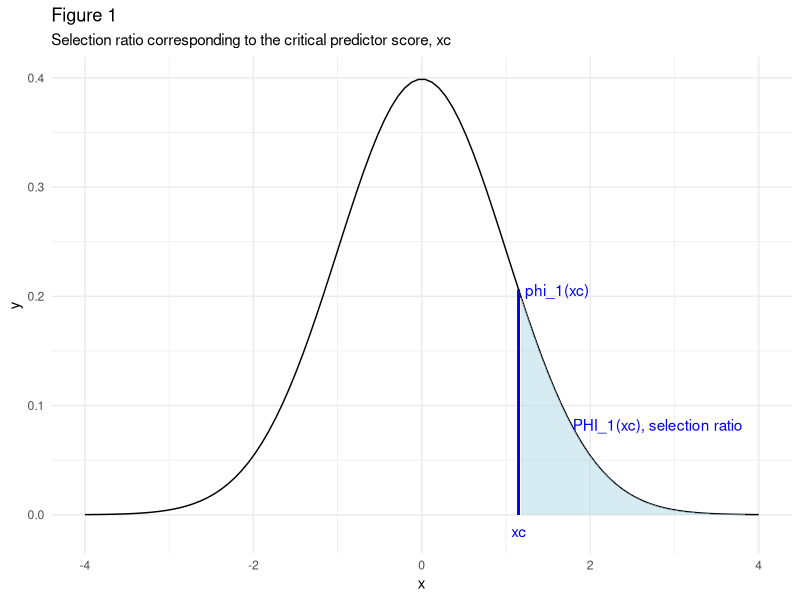

Write the R code that produced this figure.
#### De Corte 1994 ####

# load packages
library(dplyr)
library(ggplot2)

#### Inputs ####
N <- 17         #number of hires
n <- 136        #size of applicant pool  
mu_s <- 22500   #average service cost
Time <- 11      #average number of time periods on the job for the successful selectees
S_p <- 0.853    #Success ratio of the predictor
mu_y <- 25000   #average payoff of job performance (one time period) in the applicant population
C_t <- 10000    #training cost per hire
C_p <- 200      #cost per candidate of using the predictor
C_s <- 1000     #separation cost per unsuccessful employee
rho_yR <- 0.85  #Correlation between money-valued payoff ( Y ) and observed rated performance (R)
sigma_y <- 7000 #SD
rho <- 0.35     #Predictor validity (predictor-observed performance, r)
C_r_N0 <- 100   #Recruit cost per random selection
C_r_n <- 400   #Recruit cost per predictor selection

# Solve for x_c using the inverse CDF (quantile function)
x_c <- abs(qnorm(N/n))

# Solve for r_c using inputs
r_c <- (mu_s - mu_y)/(rho_yR*sigma_y)

#### Calculate the average performance payoff predictor and randomly selected workforce ####

# Setup phi.1 function
phi.1 <- function(x) {
  result <- (1/sqrt(2 * pi) * exp(-(x^2) / 2))
  return(result)
}

# Create a data frame to map x values to y values
x_values.1 <- seq(-4, 4, length.out = 100)
data.1 <- data.frame(x = x_values.1, y = phi.1(x_values.1))
x_end.1 <- phi.1(x_c)

# Create the plot
plot.1 <- ggplot(data.1, aes(x = x, y = y)) +
  geom_line() +
  geom_segment(aes(xend = x_c, yend = phi.1(x_c)), x = x_c, y = 0, color = "blue") +
  annotate("text", x = x_end.1 + 1.4, y = phi.1(x_c), label = "phi_1(xc)", color = "blue") +
  annotate("text", x = x_c, y = -.015, label = "xc", color = "blue") +
  annotate("text", x = x_c + 1.65, y = phi.1(x_c)/2.5, label = "PHI_1(xc), selection ratio", color = "blue") +
  geom_ribbon(data = subset(data.1, x > x_c), aes(ymax = y, ymin = 0), fill = "lightblue", alpha = 0.5) +
  labs(x = "x", y = "y", title = "Figure 1", subtitle = "Selection ratio corresponding to the critical predictor score, xc") +
  theme_minimal()

# Print the plot
print(plot.1)

# Define PHI.1 and PHI.2 (density of univatiate std norm dist)
PHI.1.1 <- 1 - pnorm((x_c - rho*r_c)/sqrt(1-rho^2))
PHI.1.2 <- 1 - pnorm((r_c - rho*x_c)/sqrt(1-rho^2))

# Setup PHI.2(X,R)
library(pracma)
library(mvtnorm)

# Correlation matrix
sigma <- matrix(c(1, rho, rho, 1), nrow = 2)

# Define lower and upper bounds
lower <- c(-.42, 1.15)
upper <- c(Inf, Inf)

# Adjust bounds for correlation
adjusted_lower <- lower
adjusted_upper <- upper

# Solve PHI.2 for density (probability) in specified region
PHI.2 <- pmvnorm(lower = adjusted_lower, upper = adjusted_upper, mean = rep(0, 2), corr = sigma)

#Solve for mu_R_xcrc 
mu_R_xcrc <- (phi.1(r_c)*PHI.1.1 + rho*phi.1(x_c)*PHI.1.2)/PHI.2[1]

# Solve for mu_y_xcrc
mu_y_xcrc <- mu_y + rho_yR * sigma_y * mu_R_xcrc

# Solve for mu_x_xc
mu_x_xc <- phi.1(x_c)/(1 - pnorm(x_c))

# Solve for mu_R_xc
mu_R_xc <- rho * mu_x_xc

# Solve for mu_y_xc
mu_y_xc <- mu_y + rho_yR * sigma_y * mu_R_xc

# Calculate S_0 and mu_y_rc
S_0 <- pnorm(-r_c)

#Solve for mu_R_rc 
mu_R_rc <- phi.1(r_c)/S_0

#Solve for mu_y_rc
mu_y_rc <- mu_y + rho_yR * sigma_y * mu_R_rc

#### Utility of the predictor selected workforce (uncorrected for separation and recruitment costs) ####
U_p <- N * (mu_y_xc - mu_s) + (Time - 1) * N * S_p * (mu_y_xcrc - mu_s) - N * C_t - n * C_p

U_0 <- N * (mu_y - mu_s) + (Time - 1) * N * S_0 * (mu_y_rc - mu_s) - N * C_t

Delta_U <- U_p - U_0

Delta_U

#### Fixed quota of successful selectees ####
N_0 <- (N/S_0) #random selection

#Solve for N_p
# Correlation matrix
sigma.2 <- matrix(c(1, rho, rho, 1), nrow = 2)

# Define lower and upper bounds
x_c.adjust <- 1.046
lower <- c(-.42, x_c.adjust) #adjust xc until N/n probability is acheived
upper <- c(Inf, Inf)

# Adjust bounds for correlation
adjusted_lower.2 <- lower
adjusted_upper.2 <- upper

# Solve PHI.2.adjust for density (probability) in specified region
PHI.2.adjust <- pmvnorm(lower = adjusted_lower.2, upper = adjusted_upper.2, mean = rep(0, 2), corr = sigma)

N_p <- (n * (1 - pnorm(x_c.adjust)))

PHI.1.1.adjust <- 1 - pnorm((x_c.adjust - rho*r_c)/sqrt(1-rho^2))
PHI.1.2.adjust <- 1 - pnorm((r_c - rho*x_c.adjust)/sqrt(1-rho^2))

#Check = N/n
PHI.2.adjust

#Solve for mu_y_xc.adjust.rc
mu_R_xc.adjust.rc <- (phi.1(r_c)*PHI.1.1.adjust + rho*phi.1(x_c.adjust)*PHI.1.2.adjust)/PHI.2.adjust[1]

mu_y_xc.adjust.rc <- mu_y + rho_yR * sigma_y * mu_R_xc.adjust.rc

#Solve for mu_y_xc.adjust
mu_x_xc.adjust <- phi.1(x_c.adjust)/(1 - pnorm(x_c.adjust))
mu_R_xc.adjust <- rho * mu_x_xc.adjust
mu_y_xc.adjust <- mu_y + rho_yR * sigma_y * mu_R_xc.adjust

#Solve Delta_U for a fixed quota of successful selectees
Delta_U.fixed.quota <-
  N_p * mu_y_xc.adjust - N_0 * mu_y -
  (N_p - N_0) * mu_s + (Time - 1) * N * 
  (mu_y_xc.adjust.rc - mu_y_rc) - (N_p - N_0) *
  C_t - n * C_p
Delta_U.fixed.quota

#Adjust for separation and recruitment costs
Delta_U.fixed.quota.corrected <- 
  Delta_U.fixed.quota - (N_p - N_0) * C_s -
  (n * C_r_n - N_0 * C_r_N0)

Delta_U.fixed.quota.corrected
